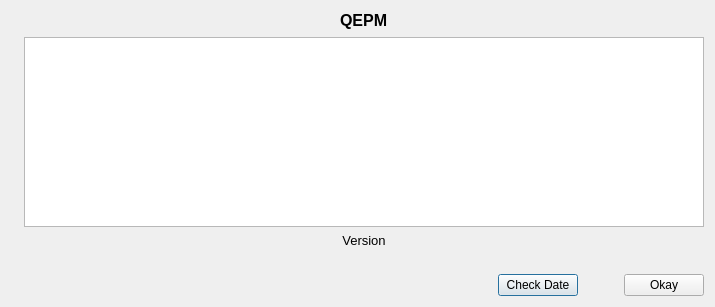
<?xml version="1.0" encoding="UTF-8"?>
<ui version="4.0">
 <class>AboutDialogClass</class>
 <widget class="QDialog" name="AboutDialogClass">
  <property name="windowModality">
   <enum>Qt::ApplicationModal</enum>
  </property>
  <property name="geometry">
   <rect>
    <x>0</x>
    <y>0</y>
    <width>715</width>
    <height>307</height>
   </rect>
  </property>
  <property name="windowTitle">
   <string>About %1</string>
  </property>
  <property name="modal">
   <bool>true</bool>
  </property>
  <layout class="QVBoxLayout" name="verticalLayout_3">
   <item>
    <layout class="QHBoxLayout" name="horizontalLayout_2">
     <item>
      <widget class="QLabel" name="_backsplash">
       <property name="text">
        <string/>
       </property>
      </widget>
     </item>
     <item>
      <layout class="QVBoxLayout" name="verticalLayout_2">
       <item>
        <layout class="QVBoxLayout" name="verticalLayout">
         <item>
          <layout class="QHBoxLayout" name="horizontalLayout">
           <item>
            <spacer name="horizontalSpacer">
             <property name="orientation">
              <enum>Qt::Horizontal</enum>
             </property>
             <property name="sizeHint" stdset="0">
              <size>
               <width>40</width>
               <height>20</height>
              </size>
             </property>
            </spacer>
           </item>
           <item>
            <widget class="QLabel" name="_title">
             <property name="text">
              <string>&lt;html&gt;&lt;head/&gt;&lt;body&gt;&lt;p&gt;&lt;span style=&quot; font-size:12pt; font-weight:600;&quot;&gt;QEPM&lt;/span&gt;&lt;/p&gt;&lt;/body&gt;&lt;/html&gt;</string>
             </property>
            </widget>
           </item>
           <item>
            <spacer name="horizontalSpacer_2">
             <property name="orientation">
              <enum>Qt::Horizontal</enum>
             </property>
             <property name="sizeHint" stdset="0">
              <size>
               <width>40</width>
               <height>20</height>
              </size>
             </property>
            </spacer>
           </item>
          </layout>
         </item>
         <item>
          <widget class="QTextBrowser" name="_aboutText">
           <property name="html">
            <string>&lt;!DOCTYPE HTML PUBLIC &quot;-//W3C//DTD HTML 4.0//EN&quot; &quot;http://www.w3.org/TR/REC-html40/strict.dtd&quot;&gt;
&lt;html&gt;&lt;head&gt;&lt;meta name=&quot;qrichtext&quot; content=&quot;1&quot; /&gt;&lt;style type=&quot;text/css&quot;&gt;
p, li { white-space: pre-wrap; }
&lt;/style&gt;&lt;/head&gt;&lt;body style=&quot; font-family:'MS Shell Dlg 2'; font-size:8.25pt; font-weight:400; font-style:normal;&quot;&gt;
&lt;p style=&quot;-qt-paragraph-type:empty; margin-top:0px; margin-bottom:0px; margin-left:0px; margin-right:0px; -qt-block-indent:0; text-indent:0px;&quot;&gt;&lt;br /&gt;&lt;/p&gt;&lt;/body&gt;&lt;/html&gt;</string>
           </property>
           <property name="openLinks">
            <bool>false</bool>
           </property>
          </widget>
         </item>
        </layout>
       </item>
       <item>
        <widget class="QLabel" name="_versionLabel">
         <property name="font">
          <font>
           <pointsize>10</pointsize>
          </font>
         </property>
         <property name="text">
          <string>Version</string>
         </property>
         <property name="alignment">
          <set>Qt::AlignCenter</set>
         </property>
        </widget>
       </item>
      </layout>
     </item>
    </layout>
   </item>
   <item>
    <widget class="QLabel" name="_aboutLine2">
     <property name="text">
      <string/>
     </property>
    </widget>
   </item>
   <item>
    <layout class="QHBoxLayout" name="horizontalLayout_3">
     <item>
      <spacer name="horizontalSpacer_3">
       <property name="orientation">
        <enum>Qt::Horizontal</enum>
       </property>
       <property name="sizeHint" stdset="0">
        <size>
         <width>40</width>
         <height>20</height>
        </size>
       </property>
      </spacer>
     </item>
     <item>
      <widget class="QPushButton" name="_checkDateButton">
       <property name="text">
        <string>Check Date</string>
       </property>
      </widget>
     </item>
     <item>
      <spacer name="horizontalSpacer_4">
       <property name="orientation">
        <enum>Qt::Horizontal</enum>
       </property>
       <property name="sizeType">
        <enum>QSizePolicy::Fixed</enum>
       </property>
       <property name="sizeHint" stdset="0">
        <size>
         <width>40</width>
         <height>20</height>
        </size>
       </property>
      </spacer>
     </item>
     <item>
      <widget class="QPushButton" name="_okayButton">
       <property name="text">
        <string>Okay</string>
       </property>
      </widget>
     </item>
    </layout>
   </item>
  </layout>
 </widget>
 <resources/>
 <connections/>
</ui>
